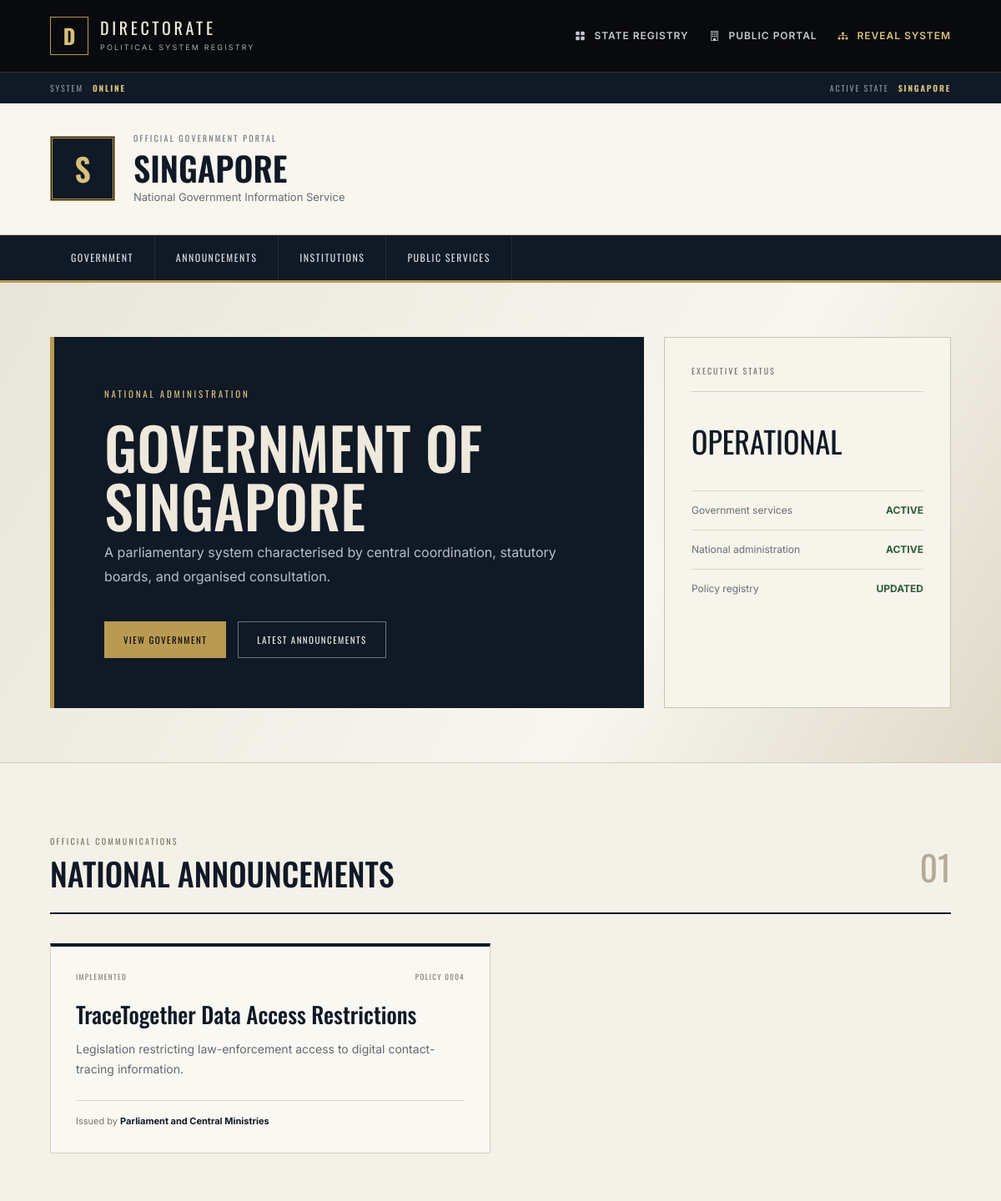
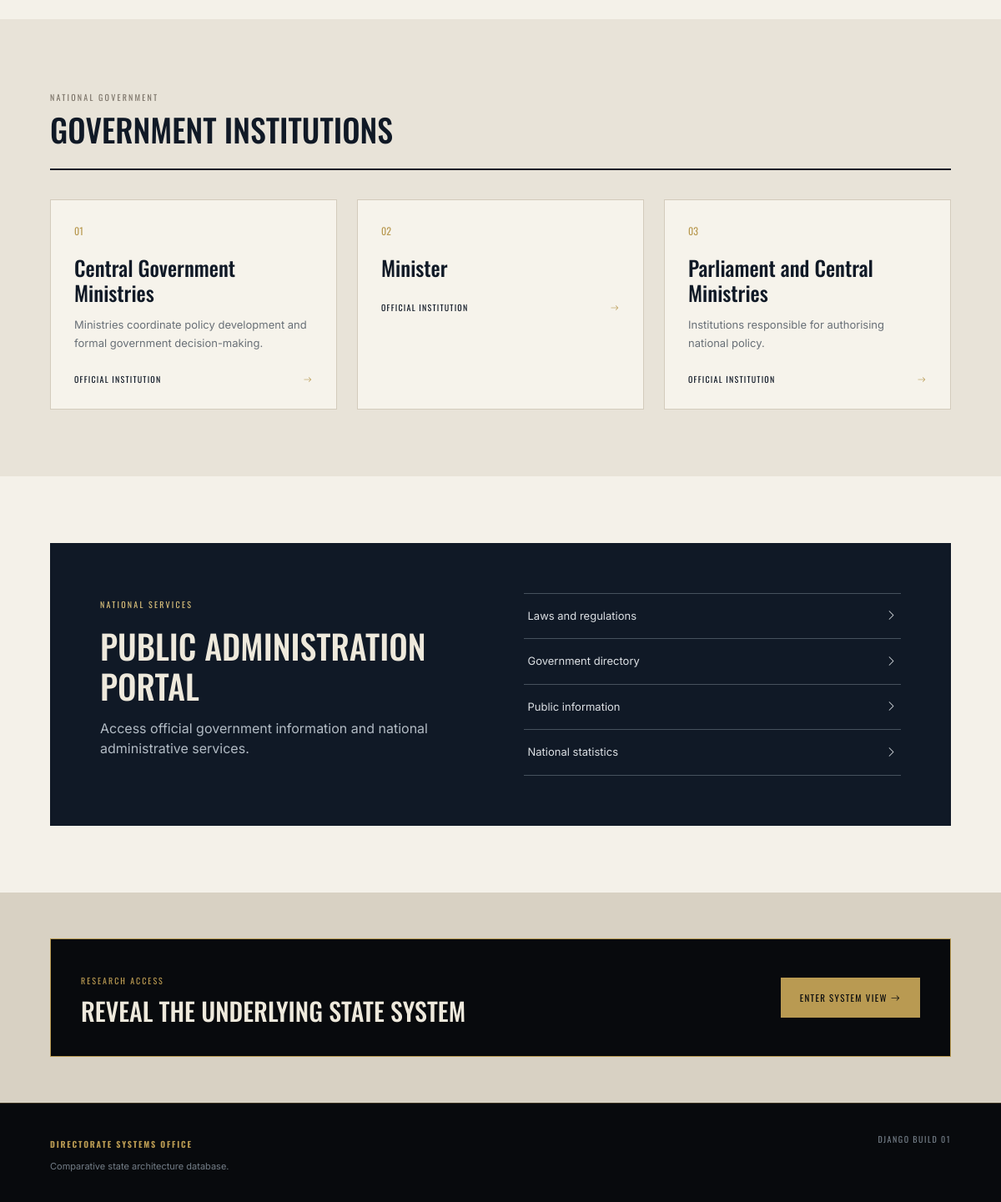
The page /country/1/ on the database its author committed (2 pictures, top to bottom).
### country/models.py (models this page shows, shortened)
class Country(models.Model):
    name = models.CharField(max_length=100)
    description = models.TextField(blank=True)

class Policy(models.Model):
    STATUS_CHOICES = [
        ("proposed", "Proposed"),
        ("processed", "Processed"),
        ("authorized", "Authorized"),
        ("implemented", "Implemented"),
    ]
    country = models.ForeignKey(
        Country,
        on_delete=models.CASCADE,
        related_name="policies",
    )
    title = models.CharField(max_length=150)
    public_description = models.TextField()
    status = models.CharField(
        max_length=30,
        choices=STATUS_CHOICES,
        default="proposed",
    )
    decision_institution = models.ForeignKey(
        Institution,
        on_delete=models.SET_NULL,
        null=True,
        blank=True,
        related_name="authorized_policies",
    )
    implementation_institution = models.ForeignKey(
        Institution,
        on_delete=models.SET_NULL,
        null=True,
        blank=True,
        related_name="implemented_policies",
    )

class Institution(models.Model):
    LAYER_CHOICES = [
        ("decision", "Decision Institution"),
        ("influence", "Influence Network"),
        ("implementation", "Implementation System"),
    ]
    country = models.ForeignKey(
        Country,
        on_delete=models.CASCADE,
        related_name="institutions",
    )
    name = models.CharField(max_length=150)
    layer = models.CharField(
        max_length=30,
        choices=LAYER_CHOICES,
    )
    description = models.TextField()
    authority = models.PositiveIntegerField(
        default=50,
        help_text="Relative institutional authority from 0 to 100.",
    )
    capacity = models.PositiveIntegerField(
        default=50,
        help_text="Relative implementation capacity from 0 to 100.",
    )

### country/views.py (the view)
def public_state(request, country_id):
    country = get_object_or_404(Country, id=country_id)
    visible_institutions = country.institutions.filter(
        layer="decision",
    ).order_by("name")
    visible_policies = (
        country.policies
        .filter(status__in=["authorized", "implemented"])
        .select_related(
            "decision_institution",
            "implementation_institution",
        )
        .order_by("-id")
    )
    return render(
        request,
        "country/public_state.html",
        {
            "country": country,
            "institutions": visible_institutions,
            "policies": visible_policies,
        },
    )

### country/templates/country/public_state.html (shortened to what this page needs)
{% extends "country/layout.html" %}
{% block body_class %}
country-portal-body
{% endblock %}
{% block header_links %}
<a
    href="{% url 'system_view' country.id %}"
    class="system-view-link"
>
    <i class="bi bi-diagram-3-fill"></i>
    Reveal System
</a>
{% endblock %}
{% block content %}
<section class="country-government-header">
    <div class="container-fluid directorate-container">
        <div class="government-identity">
            <div class="national-seal">
                {{ country.name|slice:":1"|upper }}
            </div>
            <div>
                <div class="official-label">
                    OFFICIAL GOVERNMENT PORTAL
                </div>
                <h1>
                    {{ country.name }}
                </h1>
                <p>
                    National Government Information Service
                </p>
            </div>
        </div>
    </div>
</section>
<nav class="country-navigation">
    <div class="container-fluid directorate-container">
        <div class="country-navigation-links">
            <a href="#government">
                Government
            </a>
            <a href="#announcements">
                Announcements
            </a>
            <a href="#institutions">
                Institutions
            </a>
            <a href="#services">
                Public Services
            </a>
        </div>
    </div>
</nav>
<section class="official-hero">
    <div class="container-fluid directorate-container">
        <div class="row g-4 align-items-stretch">
            <div class="col-lg-8">
                <div class="official-hero-main">
                    <div class="official-overline">
                        NATIONAL ADMINISTRATION
                    </div>
                    <h2>
                        Government of {{ country.name }}
                    </h2>
                    <p>
                        {% if country.description %}
                            {{ country.description }}
                        {% else %}
                            Official information concerning national
                            institutions, government decisions and public
                            administration.
                        {% endif %}
                    </p>
                    <div class="official-actions">
                        <a href="#institutions" class="btn official-primary">
                            View Government
                        </a>
                        <a href="#announcements" class="btn official-secondary">
                            Latest Announcements
                        </a>
                    </div>
                </div>
            </div>
            <div class="col-lg-4">
                <div class="executive-status-panel">
                    <div class="panel-heading">
                        EXECUTIVE STATUS
                    </div>
                    <div class="status-value">
                        OPERATIONAL
                    </div>
                    <div class="status-row">
                        <span>Government services</span>
                        <strong>Active</strong>
                    </div>
                    <div class="status-row">
                        <span>National administration</span>
                        <strong>Active</strong>
                    </div>
                    <div class="status-row">
                        <span>Policy registry</span>
                        <strong>Updated</strong>
                    </div>
                </div>
            </div>
        </div>
    </div>
</section>
<section
    class="official-section"
    id="announcements"
>
    <div class="container-fluid directorate-container">
        <div class="official-section-heading">
            <div>
                <span>OFFICIAL COMMUNICATIONS</span>
                <h2>National announcements</h2>
            </div>
            <div class="section-number">
                {{ policies|length|stringformat:"02d" }}
            </div>
        </div>
        <div class="row g-4">
            {% for policy in policies %}
                <div class="col-lg-6">
                    <article class="announcement-card">
                        <div class="announcement-meta">
                            <span>
                                {{ policy.get_status_display|upper }}
                            </span>
                            <span>
                                POLICY {{ policy.id|stringformat:"04d" }}
                            </span>
                        </div>
                        <h3>
                            {{ policy.title }}
                        </h3>
                        <p>
                            {{ policy.public_description }}
                        </p>
                        {% if policy.decision_institution %}
                            <div class="issuing-office">
                                Issued by
                                <strong>
                                    {{ policy.decision_institution.name }}
                                </strong>
                            </div>
                        {% endif %}
                    </article>
                </div>
            {% empty %}
                <div class="col-12">
                    <div class="official-empty">
                        No official announcements are currently published.
                    </div>
                </div>
            {% endfor %}
        </div>
    </div>
</section>
<section
    class="official-section institution-section"
    id="institutions"
>
    <div class="container-fluid directorate-container">
        <div class="official-section-heading">
            <div>
                <span>NATIONAL GOVERNMENT</span>
                <h2>Government institutions</h2>
            </div>
        </div>
        <div class="row g-4">
            {% for institution in institutions %}
                <div class="col-md-6 col-xl-4">
                    <div class="public-institution-card">
                        <div class="institution-index">
                            {{ forloop.counter|stringformat:"02d" }}
                        </div>
                        <h3>
                            {{ institution.name }}
                        </h3>
                        <p>
                            {{ institution.description }}
                        </p>
                        <div class="institution-public-link">
                            Official institution
                            <i class="bi bi-arrow-right"></i>
                        </div>
                    </div>
                </div>
            {% empty %}
                <div class="col-12">
                    <div class="official-empty">
                        No public institutions have been registered.
                    </div>
                </div>
            {% endfor %}
        </div>
    </div>
</section>
<section
    class="official-section"
    id="services"
>
    <div class="container-fluid directorate-container">
        <div class="service-panel">
            <div>
                <span class="service-label">
                    NATIONAL SERVICES
                </span>
                <h2>
                    Public administration portal
                </h2>
                <p>
                    Access official government information and national
                    administrative services.
                </p>
            </div>
            <div class="service-links">
    <a href="#announcements">
        Laws and regulations
        <i class="bi bi-chevron-right"></i>
    </a>
    <a href="#institutions">
        Government directory
        <i class="bi bi-chevron-right"></i>
    </a>
    <a href="#government">
        Public information
        <i class="bi bi-chevron-right"></i>
    </a>
    <a href="{% url 'system_view' country.id %}">
        National statistics
        <i class="bi bi-chevron-right"></i>
    </a>
</div>
        </div>
    </div>
</section>
<section class="reveal-section">
    <div class="container-fluid directorate-container">
        <div class="reveal-panel">
            <div>
                <span>
                    RESEARCH ACCESS
                </span>
                <h2>
                    Reveal the underlying state system
                </h2>
            </div>
            <a
                href="{% url 'system_view' country.id %}"
                class="btn reveal-button"
            >
                Enter System View
                <i class="bi bi-arrow-right"></i>
            </a>
        </div>
    </div>
</section>
{% endblock %}

### country/templates/country/layout.html (shortened to what this page needs)
{% load static %}
<!DOCTYPE html>
<html lang="en">
<head>
    <link
        href="https://cdn.jsdelivr.net/npm/bootstrap@5.3.3/dist/css/bootstrap.min.css"
        rel="stylesheet"
    >
    <link
        href="https://cdn.jsdelivr.net/npm/bootstrap-icons@1.11.3/font/bootstrap-icons.css"
        rel="stylesheet"
    >
    <link
        href="{% static 'country/styles.css' %}"
        rel="stylesheet"
    >
</head>
<body class="{% block body_class %}portal-body{% endblock %}">
<div class="page-shell">
    <header class="main-header">
        <div class="container-fluid directorate-container">
            <div class="header-content">
                <a href="{% url 'index' %}" class="system-brand">
                    <div class="system-emblem">
                        D
                    </div>
                    <div>
                        <div class="system-name">
                            DIRECTORATE
                        </div>
                        <div class="system-subtitle">
                            POLITICAL SYSTEM REGISTRY
                        </div>
                    </div>
                </a>
                <div class="header-navigation">
                    <a href="{% url 'index' %}">
                        <i class="bi bi-grid-fill"></i>
                        State Registry
                    </a>
                    {% if country %}
                        <a href="{% url 'public_state' country.id %}">
                            <i class="bi bi-building"></i>
                            Public Portal
                        </a>
                    {% endif %}
                    {% block header_links %}
                    {% endblock %}
                </div>
            </div>
        </div>
    </header>
    <div class="status-line">
        <div class="container-fluid directorate-container">
            <span>
                SYSTEM
                <strong>ONLINE</strong>
            </span>
            {% if country %}
                <span>
                    ACTIVE STATE
                    <strong>{{ country.name|upper }}</strong>
                </span>
            {% else %}
                <span>
                    SELECT A STATE TO CONTINUE
                </span>
            {% endif %}
        </div>
    </div>
    <main>
        {% block content %}
        {% endblock %}
    </main>
    <footer class="main-footer">
        <div class="container-fluid directorate-container">
            <div class="footer-grid">
                <div>
                    <strong>
                        DIRECTORATE SYSTEMS OFFICE
                    </strong>
                    <p>
                        Comparative state architecture database.
                    </p>
                </div>
                <div class="footer-build">
                    DJANGO BUILD 01
                </div>
            </div>
        </div>
    </footer>
</div>
</body>
</html>

### rows shown on the page
Country: name "SINGAPORE", name "S", description "A parliamentary system characterised by central coordination, statutory boards, and organised consultation."
Policy: status "IMPLEMENTED", id "0004", title "TraceTogether Data Access Restrictions", public_description "Legislation restricting law-enforcement access to digital contact-tracing information.", decision_institution.name "Parliament and Central Ministries"
Institution: name "Central Government Ministries", description "Ministries coordinate policy development and formal government decision-making."
Institution: name "Minister"
Institution: name "Parliament and Central Ministries", description "Institutions responsible for authorising national policy."

### other values the page prints
{{ policies|length|stringformat:"02d" }} "01"
